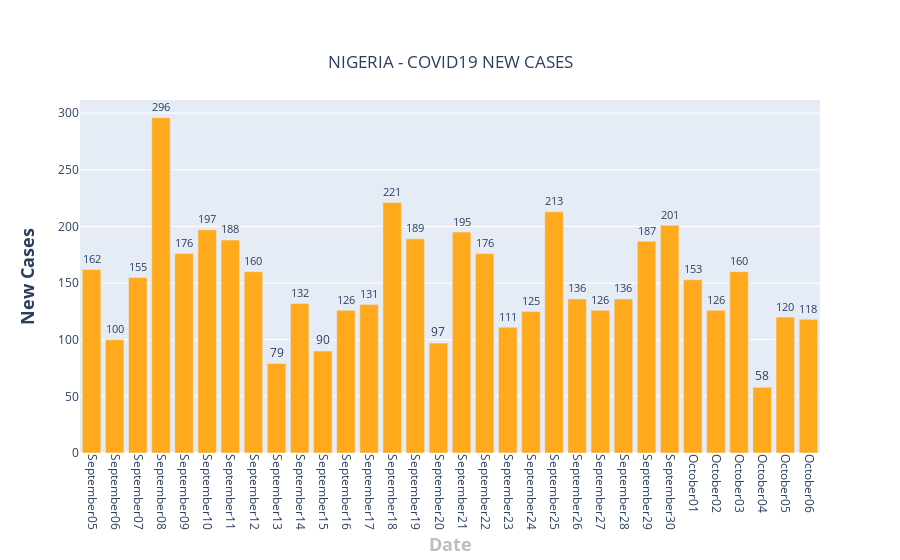

The notebook cell saved with this chart:
### Code cell
fig = go.Figure()

ngr_total_per_day = []
for date in dates:    
    total = ngr[date].str.replace('+','').fillna(0).str.replace(',','').fillna(0).astype(int)
    ngr_total_per_day.append(int(total))
    
fig.add_trace(go.Bar(x=dates[-32:],  y = ngr_total_per_day[-32:],text=ngr_total_per_day[-32:],textposition='outside',name = "South Africa",marker_color='#FFAA1D'))
fig.update_layout(
    title={
        'text': "NIGERIA - COVID19 NEW CASES",
        'y':0.9,
        'x':0.5,
        'xanchor': 'center',
        'yanchor': 'top'},
    xaxis=dict(title='<b>Date</b>',titlefont_size=18, titlefont=dict(color='#BDBDBD')),
    yaxis=dict(title='<b>New Cases</b>',titlefont_size=18),
    xaxis_tickangle=90,
)

fig.show()

### Figure 1 — Plotly figure (JSON) as saved in the notebook; plotly's stock layout.template omitted (floating-point values rounded to 4 significant figures)
{"data": [{"marker": {"color": "#FFAA1D"}, "name": "South Africa", "text": ["162", "100", "155", "296", "176", "197", "188", "160", "79", "132", "90", "126", "131", "221", "189", "97", "195", "176", "111", "125", "213", "136", "126", "136", "187", "201", "153", "126", "160", "58", "120", "118"], "textposition": "outside", "type": "bar", "x": ["September05", "September06", "September07", "September08", "September09", "September10", "September11", "September12", "September13", "September14", "September15", "September16", "September17", "September18", "September19", "September20", "September21", "September22", "September23", "September24", "September25", "September26", "September27", "September28", "September29", "September30", "October01", "October02", "October03", "October04", "October05", "October06"], "y": [162, 100, 155, 296, 176, 197, 188, 160, 79, 132, 90, 126, 131, 221, 189, 97, 195, 176, 111, 125, 213, 136, 126, 136, 187, 201, 153, 126, 160, 58, 120, 118]}], "layout": {"title": {"text": "NIGERIA - COVID19 NEW CASES", "x": 0.5, "xanchor": "center", "y": 0.9, "yanchor": "top"}, "xaxis": {"tickangle": 90, "title": {"font": {"color": "#BDBDBD", "size": 18}, "text": "<b>Date</b>"}}, "yaxis": {"title": {"font": {"size": 18}, "text": "<b>New Cases</b>"}}}}
